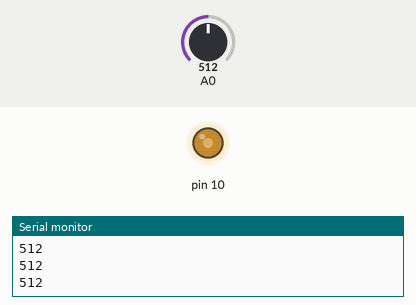
Simulated run of this sketch. Board: Arduino Uno, built with avr-gcc and run on an emulated ATmega328P. Parts: output pins drawn as LEDs (lit = HIGH), the last lines printed to the serial monitor. Inputs (shaded band) come from the test bench; at power-on: A0 = 512.

Above: at 1.2 s.
1.3 s: A0 set to 716
At 1.9 s:
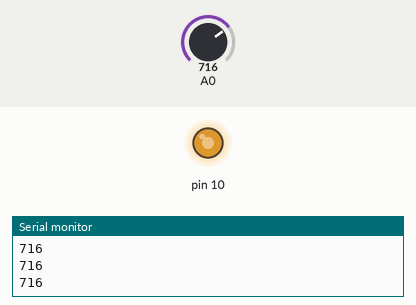
2.8 s: A0 set to 900
At 3.2 s:
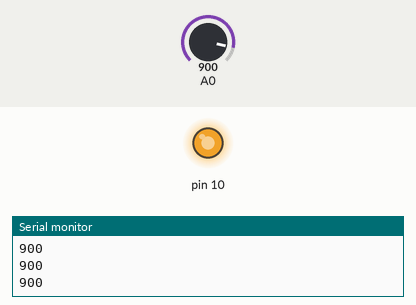
4.3 s: A0 set to 122
At 5.5 s:
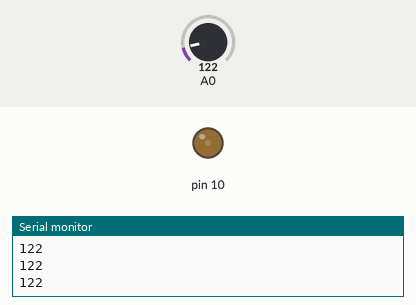
5.8 s: A0 set to 0
At 7.0 s:
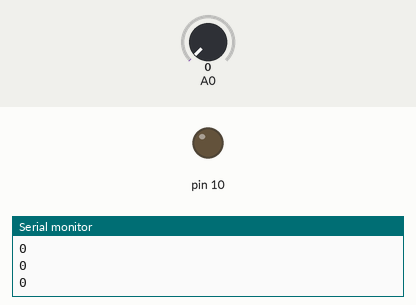
7.3 s: A0 set to 511
At 8.3 s:
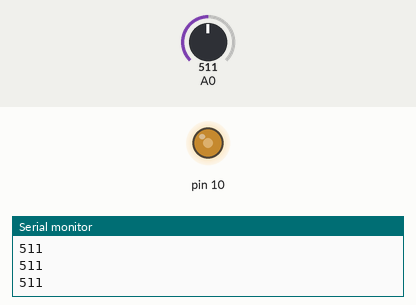
Timing chart, 0 to 9.8 s (numbered marks = the images above; inputs shaded):
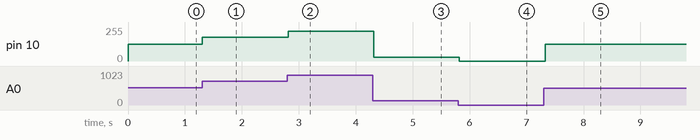

The sketch:

04_Register_02.ino
```cpp
void setup() {
  Serial.begin(9600);
  pinMode(10, OUTPUT);

}

void loop() {
  int readValue = analogRead(A0);
  Serial.println(readValue);
  readValue = map(readValue, 0 ,1023, 0 ,255);
  // map() > 첫번째 매개변수를 네/다섯번째 범위로 1:1 매핑해주는 역할
  // map(매핑하고자 하는 값, 기존값의 최솟값, 기존값의 최댓값, 매핑할 값의 최솟값, 매핑할 값의 최댓값)
  // map(50,50,100,0,100);
    //첫 번째 매개변수 > 50 > 50-100
    // 결과값 > 0 > 0 - 100
  analogWrite(10, readValue);
  delay(100);

}
```

Measured:
- after the input at 1.3 s, pin 10: 127/255 → 178/255 at once
- after the input at 2.8 s, pin 10: 178/255 → 224/255 at once
- after the input at 4.3 s, pin 10: 224/255 → 30/255 at once
- after the input at 5.8 s, pin 10: 30/255 → 0/255 at once
- after the input at 7.3 s, pin 10: 0/255 → 127/255 at once
